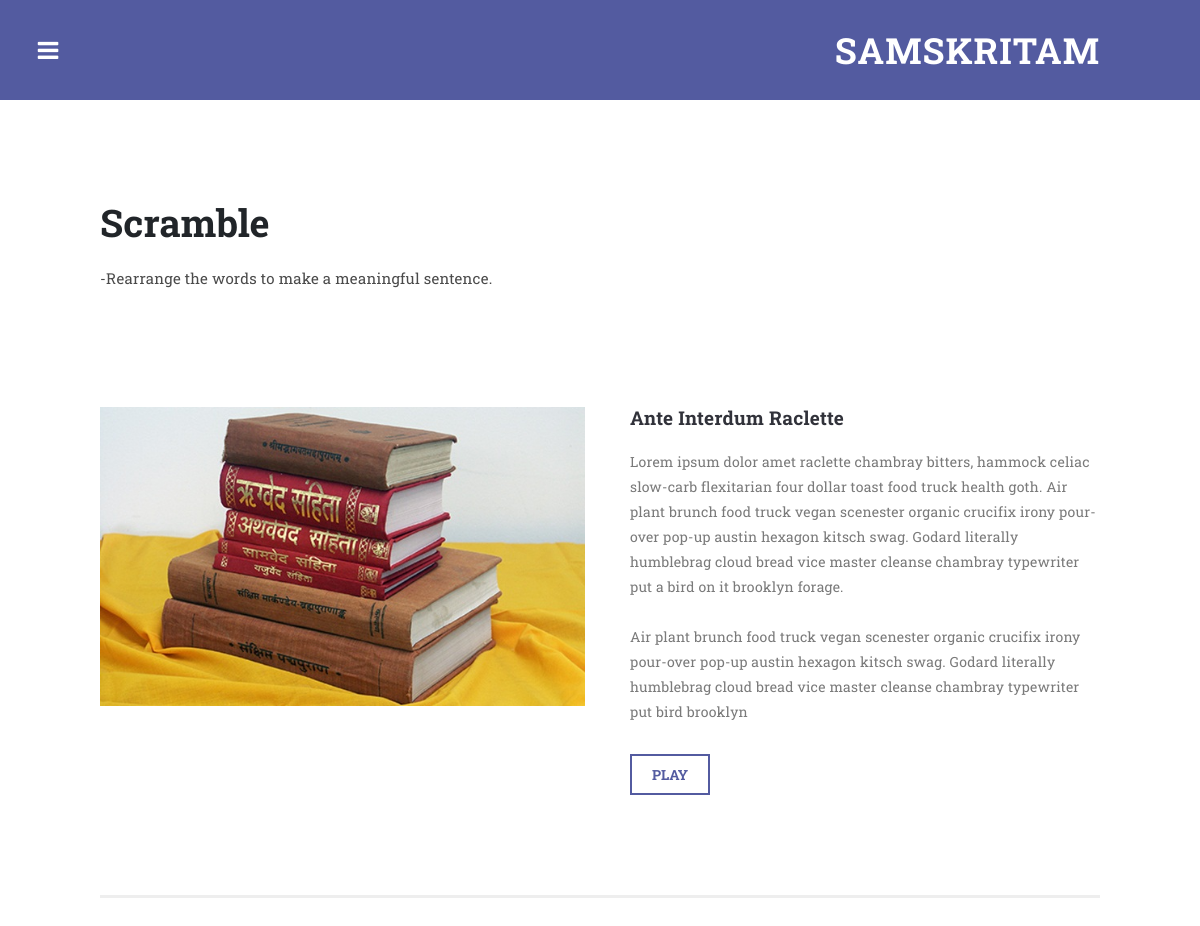
The page /play/Scramble/ on the database its author committed.
### main/models.py (models this page shows, shortened)
class Game(models.Model):
    name = models.CharField(max_length=200)
    game_type = models.CharField(max_length=200)
    description = models.TextField(default='-')
    imageurl = models.TextField(null = True, blank = True,default='-')
    imagename = models.TextField(null = True, blank =True,default='-')

### main/views.py (the view, shortened to what this page needs)
# urls.py: path('play/<str:gamename>/',views.game,name="game"),
def game(request,gamename):
    game = Game.objects.get(name = gamename)
    return render(request,'main/game.html',{"game":game})

### templates/main/game.html
{%extends "main/base.html"%}
{% load static %}
{% block content %}
<div class="page-heading">
    <div class="container-fluid">
      <div class="row">
        <div class="col-md-12">
          <h1> {{game.name}} </h1>
          <p>{{game.description}}</p>
        </div>
      </div>
    </div>
  </div>
<section class="left-image">
    <div class="container-fluid">
      <div class="row">
        <div class="col-md-6">
          <img src="{% static 'main/assets/images/left-image.jpg' %}" alt="">
        </div>
        <div class="col-md-6">
          <div class="right-content">
            <h4>Ante Interdum Raclette</h4>
            <p>Lorem ipsum dolor amet raclette chambray bitters, hammock celiac slow-carb flexitarian four dollar toast food truck health goth. Air plant brunch food truck vegan scenester organic crucifix irony pour-over pop-up austin hexagon kitsch swag. Godard literally humblebrag cloud bread vice master cleanse chambray typewriter put a bird on it brooklyn forage.<br><br>Air plant brunch food truck vegan scenester organic crucifix irony pour-over pop-up austin hexagon kitsch swag. Godard literally humblebrag cloud bread vice master cleanse chambray typewriter put bird brooklyn</p>
            <div class="primary-button">
              <a href="{% url 'str(game.name)' %}">Play</a>
            </div>
          </div>
        </div>
      </div>
    </div>
  </section>
{% endblock %}

### static/main/assets/css/style1.css (style rules this page uses)
body { color: #330066; background: #FFFFFF; font-family: Verdana, Arial; }
p { margin: 0.6em 0 0.6em 0; }
a { color: #330066; text-decoration: underline; }

### static/main/assets/css/templatemo-style.css (style rules this page uses)
body { font-family: 'Roboto Slab', sans-serif; }
p { font-size: 14px; line-height: 25px; color: #7a7a7a; letter-spacing: 0.2px; }
h4 { font-size: 19px; font-weight: 700; color: #31323a; letter-spacing: 0.25px; }
img { width: 100%; overflow: hidden; }
.primary-button a, button { font-size: 14px; font-weight: 700; text-transform: uppercase; background-color: transparent; display: inline-block; padding: 8px 20px; color: #535ba0; border: 2px solid #535ba0; transition: all 0.5s; }
section { border-bottom: 3px solid #eee; padding-bottom: 100px; }
.left-image { margin-top: 100px; }
.left-image .container-fluid { padding-left: 0px; padding-right: 0px; }
.left-image .right-content { margin-left: 15px; }
.left-image h4 { margin: 0px 0px 20px 0px; }
.left-image .primary-button { margin-top: 30px; }
.page-heading .container-fluid { padding-left: 0px; padding-right: 0px; }
.page-heading h1 { margin-top: 0px; font-size: 38px; font-weight: 700; margin-bottom: 20px; }
.page-heading p { font-size: 15px; color: #4a4a4a; }

### rows shown on the page
Game: name "Scramble", description "-Rearrange the words to make a meaningful sentence."
